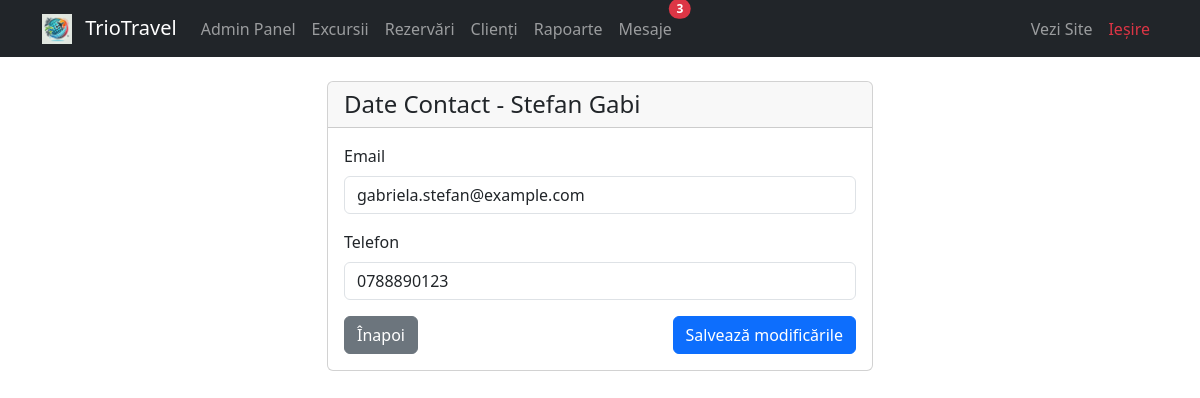
The page /admin/edit_client.php?id=59 (signed in) on the database its author committed.
### tables this page shows
CREATE TABLE IF NOT EXISTS `clienti` (
  `id` int NOT NULL AUTO_INCREMENT,
  `prenume` varchar(50) NOT NULL,
  `nume` varchar(50) NOT NULL,
  `email` varchar(100) NOT NULL,
  `telefon` varchar(20) DEFAULT NULL,
  `numar_identitate` varchar(20) NOT NULL,
  `este_client_top` tinyint(1) DEFAULT '0',
  `creat_la` timestamp NULL DEFAULT CURRENT_TIMESTAMP,
  PRIMARY KEY (`id`),
  UNIQUE KEY `numar_identitate` (`numar_identitate`)
);

### admin/edit_client.php (the view, shortened to what this page needs)
<?php
require_once '../conexiune.php';
$id = isset($_GET['id']) ? (int)$_GET['id'] : 0;
$sql = "SELECT * FROM clienti WHERE id = ?";
$stmt = $conn->prepare($sql);
$stmt->bind_param("i", $id);
$stmt->execute();
$result = $stmt->get_result();
$client = $result->fetch_assoc();
?>
<!DOCTYPE html>
<html lang="ro">
<head>
    <link href="https://cdn.jsdelivr.net/npm/bootstrap@5.3.0/dist/css/bootstrap.min.css" rel="stylesheet">
</head>
<body>
    <?php require 'navbar.php'; ?>
    <div class="container mt-4">
        <div class="row justify-content-center">
            <div class="col-md-6">
                <div class="card">
                    <div class="card-header">
                        <h4 class="mb-0">Date Contact - <?php echo htmlspecialchars($client['nume'] . ' ' . $client['prenume']); ?></h4>
                    </div>
                    <div class="card-body">
                        <form method="post">
                            <div class="mb-3">
                                <label for="email" class="form-label">Email</label>
                                <input type="email" class="form-control" id="email" name="email"
                                       value="<?php echo htmlspecialchars($client['email']); ?>" required>
                            </div>
                            <div class="mb-3">
                                <label for="telefon" class="form-label">Telefon</label>
                                <input type="tel" class="form-control" id="telefon" name="telefon"
                                       value="<?php echo htmlspecialchars($client['telefon']); ?>" required>
                            </div>
                            <div class="d-flex justify-content-between">
                                <a href="clienti.php" class="btn btn-secondary">Înapoi</a>
                                <button type="submit" class="btn btn-primary">Salvează modificările</button>
                            </div>
                        </form>
                    </div>
                </div>
            </div>
        </div>
    </div>
</body>
</html>

### rows shown on the page
clienti: nume+prenume "Stefan Gabi", email "gabriela.stefan@example.com", telefon "0788890123"

### other values the page prints
$mesaje_necitite "3"
